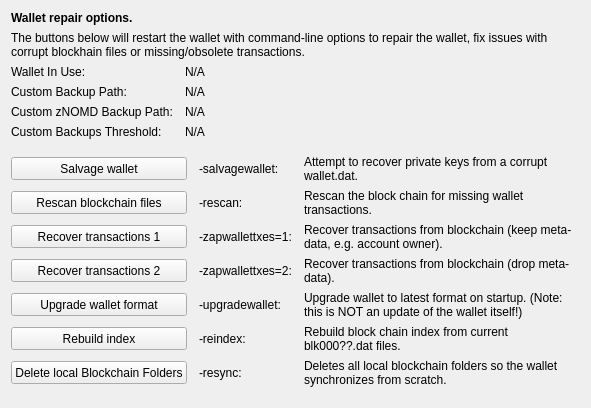
     <widget class="QWidget" name="tab_repair">
      <attribute name="title">
       <string>&amp;Wallet Repair</string>
      </attribute>
      <layout class="QGridLayout" name="gridLayout_4" columnstretch="0,0,0,0">
       <property name="horizontalSpacing">
        <number>12</number>
       </property>
       <item row="0" column="0" colspan="4">
        <widget class="QLabel" name="label_repair_header">
         <property name="font">
          <font>
           <weight>75</weight>
           <bold>true</bold>
          </font>
         </property>
         <property name="text">
          <string>Wallet repair options.</string>
         </property>
        </widget>
       </item>
       <item row="1" column="0" colspan="4">
        <widget class="QLabel" name="label_repair_helptext">
         <property name="font">
          <font>
           <weight>50</weight>
           <bold>false</bold>
          </font>
         </property>
         <property name="text">
          <string>The buttons below will restart the wallet with command-line options to repair the wallet, fix issues with corrupt blockhain files or missing/obsolete transactions.</string>
         </property>
         <property name="wordWrap">
          <bool>true</bool>
         </property>
        </widget>
       </item>
       <item row="2" column="0">
        <widget class="QLabel" name="wallet_path_label">
         <property name="text">
          <string>Wallet In Use:</string>
         </property>
        </widget>
       </item>
       <item row="2" column="1" colspan="3">
        <widget class="QLabel" name="wallet_path">
         <property name="cursor">
          <cursorShape>IBeamCursor</cursorShape>
         </property>
         <property name="text">
          <string>N/A</string>
         </property>
         <property name="textFormat">
          <enum>Qt::PlainText</enum>
         </property>
         <property name="textInteractionFlags">
          <set>Qt::LinksAccessibleByMouse|Qt::TextSelectableByKeyboard|Qt::TextSelectableByMouse</set>
         </property>
        </widget>
       </item>
       <item row="3" column="0">
        <widget class="QLabel" name="wallet_custombackuppath_label">
         <property name="visible">
          <bool>false</bool>
         </property>
         <property name="text">
          <string>Custom Backup Path:</string>
         </property>
        </widget>
       </item>
       <item row="3" column="1" colspan="3">
        <widget class="QLabel" name="wallet_custombackuppath">
         <property name="cursor">
          <cursorShape>IBeamCursor</cursorShape>
         </property>
         <property name="visible">
          <bool>false</bool>
         </property>
         <property name="text">
          <string>N/A</string>
         </property>
         <property name="textFormat">
          <enum>Qt::PlainText</enum>
         </property>
         <property name="textInteractionFlags">
          <set>Qt::LinksAccessibleByMouse|Qt::TextSelectableByKeyboard|Qt::TextSelectableByMouse</set>
         </property>
        </widget>
       </item>
       <item row="4" column="0">
        <widget class="QLabel" name="wallet_customznomdbackuppath_label">
         <property name="visible">
          <bool>false</bool>
         </property>
         <property name="text">
          <string>Custom zNOMD Backup Path:</string>
         </property>
        </widget>
       </item>
       <item row="4" column="1" colspan="3">
        <widget class="QLabel" name="wallet_customznomdbackuppath">
         <property name="cursor">
          <cursorShape>IBeamCursor</cursorShape>
         </property>
         <property name="visible">
          <bool>false</bool>
         </property>
         <property name="text">
          <string>N/A</string>
         </property>
         <property name="textFormat">
          <enum>Qt::PlainText</enum>
         </property>
         <property name="textInteractionFlags">
          <set>Qt::LinksAccessibleByMouse|Qt::TextSelectableByKeyboard|Qt::TextSelectableByMouse</set>
         </property>
        </widget>
       </item>
       <item row="5" column="0">
        <widget class="QLabel" name="wallet_custombackupthreshold_label">
         <property name="visible">
          <bool>false</bool>
         </property>
         <property name="text">
          <string>Custom Backups Threshold:</string>
         </property>
        </widget>
       </item>
       <item row="5" column="1" colspan="3">
        <widget class="QLabel" name="wallet_custombackupthreshold">
         <property name="cursor">
          <cursorShape>IBeamCursor</cursorShape>
         </property>
         <property name="visible">
          <bool>false</bool>
         </property>
         <property name="text">
          <string>N/A</string>
         </property>
         <property name="textFormat">
          <enum>Qt::PlainText</enum>
         </property>
         <property name="textInteractionFlags">
          <set>Qt::LinksAccessibleByMouse|Qt::TextSelectableByKeyboard|Qt::TextSelectableByMouse</set>
         </property>
        </widget>
       </item>
       <item row="6" column="0">
        <spacer name="verticalSpacer_repair1">
         <property name="orientation">
          <enum>Qt::Vertical</enum>
         </property>
         <property name="sizeHint" stdset="0">
          <size>
           <width>10</width>
           <height>10</height>
          </size>
         </property>
        </spacer>
       </item>
       <item row="7" column="0" colspan="2">
        <widget class="QPushButton" name="btn_salvagewallet">
         <property name="minimumSize">
          <size>
           <width>100</width>
           <height>23</height>
          </size>
         </property>
         <property name="text">
          <string>Salvage wallet</string>
         </property>
        </widget>
       </item>
       <item row="7" column="2">
        <widget class="QLabel" name="label_repair_salvage_command">
         <property name="text">
          <string notr="true">-salvagewallet:</string>
         </property>
        </widget>
       </item>
       <item row="7" column="3">
        <widget class="QLabel" name="label_repair_salvage">
         <property name="text">
          <string>Attempt to recover private keys from a corrupt wallet.dat.</string>
         </property>
         <property name="wordWrap">
          <bool>true</bool>
         </property>
        </widget>
       </item>
       <item row="8" column="0" colspan="2">
        <widget class="QPushButton" name="btn_rescan">
         <property name="minimumSize">
          <size>
           <width>100</width>
           <height>23</height>
          </size>
         </property>
         <property name="text">
          <string>Rescan blockchain files</string>
         </property>
        </widget>
       </item>
       <item row="8" column="2">
        <widget class="QLabel" name="label_repair_rescan_command">
         <property name="text">
          <string notr="true">-rescan:</string>
         </property>
        </widget>
       </item>
       <item row="8" column="3">
        <widget class="QLabel" name="label_repair_rescan">
         <property name="text">
          <string>Rescan the block chain for missing wallet transactions.</string>
         </property>
         <property name="wordWrap">
          <bool>true</bool>
         </property>
        </widget>
       </item>
       <item row="9" column="0" colspan="2">
        <widget class="QPushButton" name="btn_zapwallettxes1">
         <property name="minimumSize">
          <size>
           <width>100</width>
           <height>23</height>
          </size>
         </property>
         <property name="text">
          <string>Recover transactions 1</string>
         </property>
        </widget>
       </item>
       <item row="9" column="2">
        <widget class="QLabel" name="label_repair_zap1_command">
         <property name="text">
          <string notr="true">-zapwallettxes=1:</string>
         </property>
        </widget>
       </item>
       <item row="9" column="3">
        <widget class="QLabel" name="label_repair_zap1">
         <property name="text">
          <string>Recover transactions from blockchain (keep meta-data, e.g. account owner).</string>
         </property>
         <property name="wordWrap">
          <bool>true</bool>
         </property>
        </widget>
       </item>
       <item row="10" column="0" colspan="2">
        <widget class="QPushButton" name="btn_zapwallettxes2">
         <property name="minimumSize">
          <size>
           <width>100</width>
           <height>23</height>
          </size>
         </property>
         <property name="text">
          <string>Recover transactions 2</string>
         </property>
        </widget>
       </item>
       <item row="10" column="2">
        <widget class="QLabel" name="label_repair_zap2_command">
         <property name="text">
          <string notr="true">-zapwallettxes=2:</string>
         </property>
        </widget>
       </item>
       <item row="10" column="3">
        <widget class="QLabel" name="label_repair_zap2">
         <property name="text">
          <string>Recover transactions from blockchain (drop meta-data).</string>
         </property>
         <property name="wordWrap">
          <bool>true</bool>
         </property>
        </widget>
       </item>
       <item row="11" column="0" colspan="2">
        <widget class="QPushButton" name="btn_upgradewallet">
         <property name="minimumSize">
          <size>
           <width>100</width>
           <height>23</height>
          </size>
         </property>
         <property name="text">
          <string>Upgrade wallet format</string>
         </property>
        </widget>
       </item>
       <item row="11" column="2">
        <widget class="QLabel" name="label_repair_upgrade_command">
         <property name="text">
          <string notr="true">-upgradewallet:</string>
         </property>
        </widget>
       </item>
       <item row="11" column="3">
        <widget class="QLabel" name="label_repair_upgrade">
         <property name="text">
          <string>Upgrade wallet to latest format on startup. (Note: this is NOT an update of the wallet itself!)</string>
         </property>
         <property name="wordWrap">
          <bool>true</bool>
         </property>
        </widget>
       </item>
       <item row="12" column="0" colspan="2">
        <widget class="QPushButton" name="btn_reindex">
         <property name="minimumSize">
          <size>
           <width>100</width>
           <height>23</height>
          </size>
         </property>
         <property name="text">
          <string>Rebuild index</string>
         </property>
        </widget>
       </item>
       <item row="12" column="2">
        <widget class="QLabel" name="label_repair_reindex_command">
         <property name="text">
          <string notr="true">-reindex:</string>
         </property>
        </widget>
       </item>
       <item row="12" column="3">
        <widget class="QLabel" name="label_repair_reindex">
         <property name="text">
          <string>Rebuild block chain index from current blk000??.dat files.</string>
         </property>
         <property name="wordWrap">
          <bool>true</bool>
         </property>
        </widget>
       </item>
       <item row="13" column="0" colspan="2">
        <widget class="QPushButton" name="btn_resync">
         <property name="minimumSize">
          <size>
           <width>100</width>
           <height>23</height>
          </size>
         </property>
         <property name="text">
          <string>Delete local Blockchain Folders</string>
         </property>
        </widget>
       </item>
       <item row="13" column="2">
        <widget class="QLabel" name="label_repair_resync_command">
         <property name="text">
          <string>-resync:</string>
         </property>
        </widget>
       </item>
       <item row="13" column="3">
        <widget class="QLabel" name="label_repair_resync">
         <property name="text">
          <string>Deletes all local blockchain folders so the wallet synchronizes from scratch.</string>
         </property>
         <property name="wordWrap">
          <bool>true</bool>
         </property>
        </widget>
       </item>
       <item row="14" column="0">
        <spacer name="verticalSpacer_repair2">
         <property name="orientation">
          <enum>Qt::Vertical</enum>
         </property>
         <property name="sizeHint" stdset="0">
          <size>
           <width>20</width>
           <height>10</height>
          </size>
         </property>
        </spacer>
       </item>
      </layout>
     </widget>
